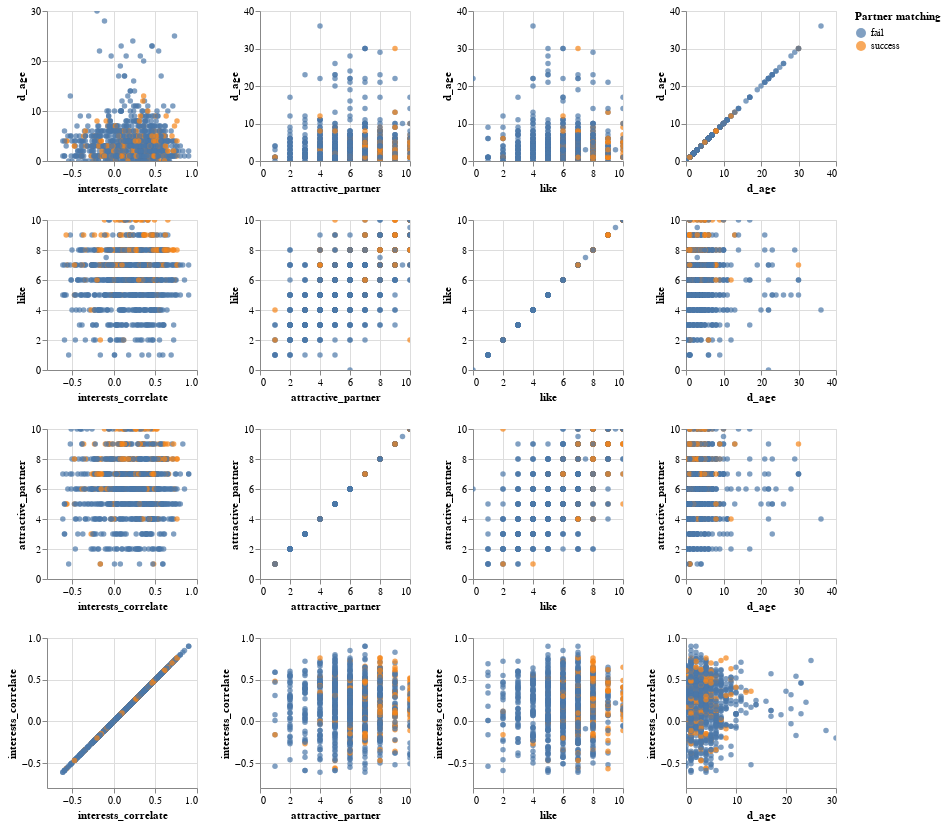

This figure's notebook cell:
### Code cell
alt.Chart(speeddating).mark_circle().encode(
    alt.X(alt.repeat("column"), type='quantitative'),
    alt.Y(alt.repeat("row"), type='quantitative'),
    color=alt.Color("match", title="Partner matching")
).properties(
    width=150,
    height=150
).repeat(
    row=['d_age', 'like', 'attractive_partner', 'interests_correlate'],
    column=['interests_correlate', 'attractive_partner', 'like', 'd_age']
).interactive()

### Figure 1 — Vega-Lite specification as saved in the notebook (floating-point values rounded to 4 significant figures; data arrays with more than 128 entries replaced by an {"elided": "..."} marker saying what was removed)
{"config": {"view": {"continuousWidth": 400, "continuousHeight": 300}}, "repeat": {"column": ["interests_correlate", "attractive_partner", "like", "d_age"], "row": ["d_age", "like", "attractive_partner", "interests_correlate"]}, "spec": {"data": {"name": "data-4290ddb7ea1c350c588fc3e69980b13e"}, "mark": "circle", "encoding": {"color": {"field": "match", "title": "Partner matching", "type": "nominal"}, "x": {"field": {"repeat": "column"}, "type": "quantitative"}, "y": {"field": {"repeat": "row"}, "type": "quantitative"}}, "height": 150, "selection": {"selector002": {"type": "interval", "bind": "scales", "encodings": ["x", "y"]}}, "width": 150}, "$schema": "https://vega.github.io/schema/vega-lite/v4.17.0.json", "datasets": {"data-4290ddb7ea1c350c588fc3e69980b13e": {"elided": "1000 records"}}}
